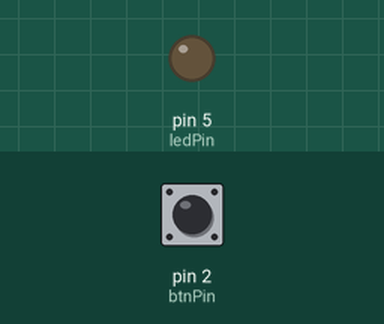
A sketch run on a simulated Arduino Uno, built with avr-gcc and run on an emulated ATmega328P. On the bench: output pins drawn as LEDs (lit = HIGH). Dashed ring = blinking. The inputs (shaded band) are chosen by the test bench; at power-on: pin 2 (btnPin) LOW.

Above: at 1.2 s.
1.3 s: pin 2 (btnPin) pulled HIGH for 1 s
At 1.45 s:
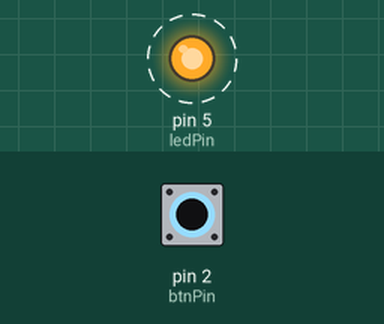
3.8 s: pin 2 (btnPin) pulled HIGH for 0.15 s
At 5.0 s:
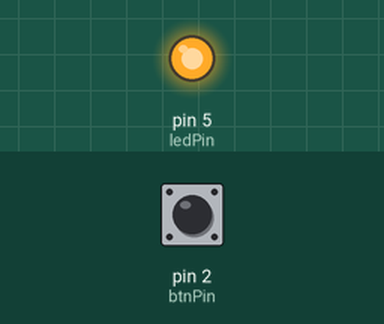
5.4 s: pin 2 (btnPin) pulled HIGH for 3.2 s
At 9.7 s:
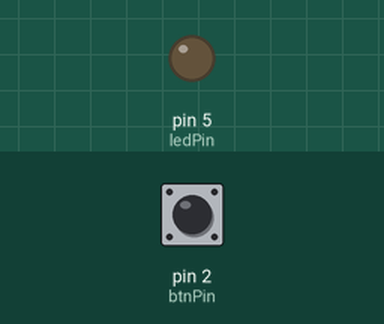
Timing chart, 0 to 11.2 s (numbered marks = the images above; inputs shaded):
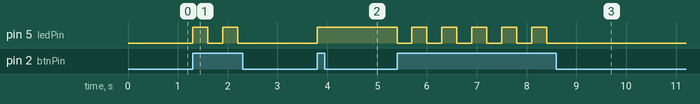

Measured:
- after the input at 1.3 s, pin 5 (ledPin): alternates HIGH for 0.30 s and LOW for 0.30 s, 4 changes in all, then stays LOW, starting at once
- after the input at 3.8 s, pin 5 (ledPin): LOW → HIGH at once
- after the input at 5.4 s, pin 5 (ledPin): alternates HIGH for 0.30 s and LOW for 0.30 s, 11 changes in all, then stays LOW, starting at once

The sketch:

0303Button.ino
```cpp
int btnPin = 2;
int ledPin = 5;

int ledState = 0;

void setup() {
  // put your setup code here, to run once:
  Serial.begin(9600);
  pinMode(btnPin,INPUT);
  pinMode(ledPin,OUTPUT);
}

void loop() {
  // put your main code here, to run repeatedly:
  int btnState = digitalRead(btnPin);
//  if(btnState){
//    digitalWrite(ledPin,HIGH);
//  }else{
//    digitalWrite(ledPin,LOW);
//  }

  if(btnState){
    ledState = !ledState;
    digitalWrite(ledPin,ledState);
    delay(300);
  }

//  Serial.println(digitalRead(btnPin));
}
```
